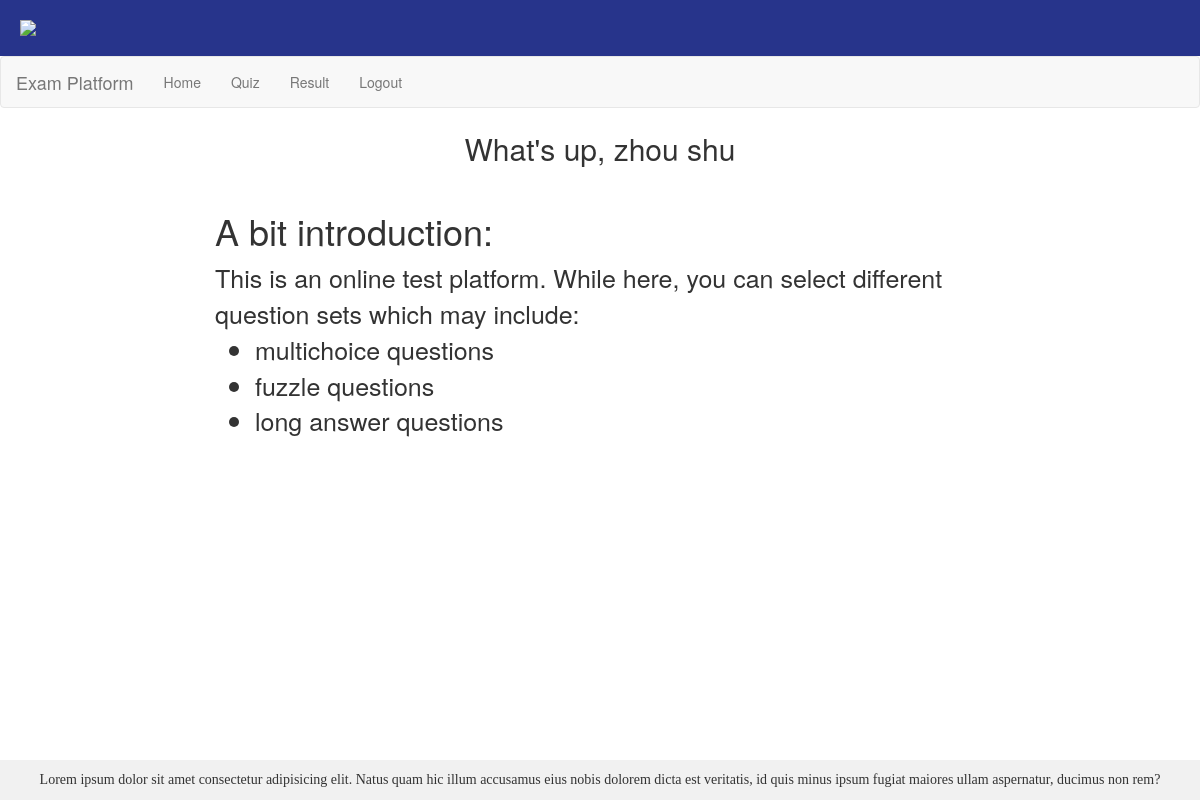
The page /welcome (signed in) on the database as committed earlier.
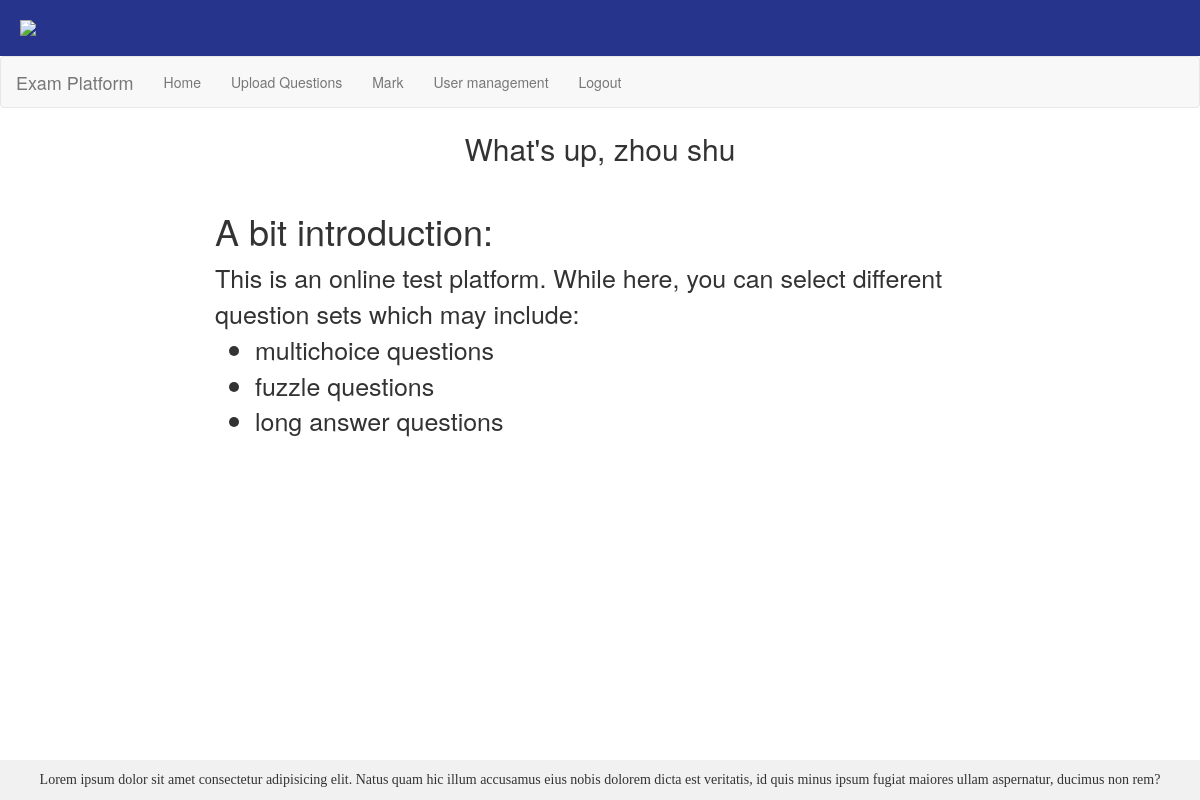
The same page on the database as committed later.
### app/models.py (models this page shows, shortened)
class User(UserMixin,db.Model):
    id = db.Column(db.Integer, primary_key=True)
    username = db.Column(db.String(64), index=True, unique=True)
    email = db.Column(db.String(120), index=True, unique=True)
    password_hash = db.Column(db.String(128))
    Is_adm = db.Column(db.Integer)
    mark = db.Column(db.Integer)
    answer = db.relationship('answer', backref='author', lazy='dynamic')
    def if_adm(self):
        return self.Is_adm

### app/routes.py (the view)
@app.route('/welcome', methods=['GET', 'POST'])
@login_required
def welcome():
    return render_template('welcome.html', title='Home')

### app/models.py (called while the page is built)
@login.user_loader
def load_user(id):
    return User.query.get(int(id))

### app/templates/welcome.html (shortened to what this page needs)
{% extends "UserBase.html"%}
{% block content %}
<div class="welcome">
    What's up, {{ current_user.username }}
</div>
<div class="intro col-lg-8 col-lg-offset-2">
    <h1>A bit introduction:</h1>
    This is an online test platform. While here, you can select different question sets which may include:
    <ul>
        <li>multichoice questions</li>
        <li>fuzzle questions</li>
        <li>long answer questions</li>
    </ul>
</div>
{% endblock %}

### app/templates/UserBase.html (shortened to what this page needs)
<html>
<head>
    <link href="https://cdn.jsdelivr.net/npm/bootstrap@3.3.7/dist/css/bootstrap.min.css" rel="stylesheet">
    <link rel="stylesheet" href="../static/login_css.css" type="text/css">
    <link rel="stylesheet" href="../static/style6.css">
</head>
<body>
    <div class="loc_header">
    <img src="http://static.weboffice.uwa.edu.au/visualid/graphics/uwacrest.png" >
    </div>
    <nav class="navbar navbar-default" role="navigation">
        <div class="container-fluid">
            <div class="navbar-header">
                <a class="navbar-brand" href="#">Exam Platform</a>
            </div>
            <div>
                <ul class="nav navbar-nav">
                    {% if current_user.is_anonymous %}
                    <li><a href="{{ url_for('welcome') }}">Home</a></li>
                    <li><a href="{{ url_for('login') }}">Login</a></li>
                    {% elif current_user.if_adm() %}
                    <li><a href="{{ url_for('AdminWelcome') }}">Home</a></li>
                    <li><a href="{{ url_for('Upload_question') }}">Upload Questions</a></li>
                    <li><a href="{{ url_for('get_answer') }}">Mark</a></li>
                    <li><a href="{{ url_for('User_management') }}">User management</a></li>
                    <li><a href="{{ url_for('logout') }}">Logout</a></li>
                    {% else %}
                    <li><a href="{{ url_for('welcome') }}">Home</a></li>
                    <li><a href="{{ url_for('get_test') }}">Quiz</a></li>
                    <li><a href="{{ url_for('mark') }}">Result</a></li>
                    <li><a href="{{ url_for('logout') }}">Logout</a></li>
                    {% endif %}
                </ul>
            </div>
        </div>
    </nav>
    {% block content %}{% endblock %}
    <br>
    <footer class="footer navbar-fixed-bottom ">
        <div class="loc_footer">
            Lorem ipsum dolor sit amet consectetur adipisicing elit. Natus quam hic illum accusamus eius nobis dolorem dicta est veritatis, id quis minus ipsum fugiat maiores ullam aspernatur, ducimus non rem?
        </div>
    </footer>
</body>
</html>

### app/static/style6.css (style rules this page uses)
.loc_header { background-color:#27348B; padding: 20px; text-align: left; font-family: 'Comfortaa', cursive; }
.loc_footer { background-color: #F1F1F1; text-align: center; padding: 10px; font-family: initial; }
.welcome { font-size: 30px; text-align: center; }
.intro { margin-top: 20px; font-size: 25px; font-weight: 100; }

Rows that differ between the two databases and show on the page:
changed User "zhou shu": Is_adm empty → 1 (drawn)
Other text that changed with them:
text no longer shown: "Quiz Result"
text now shown: "Upload Questions Mark User management"
